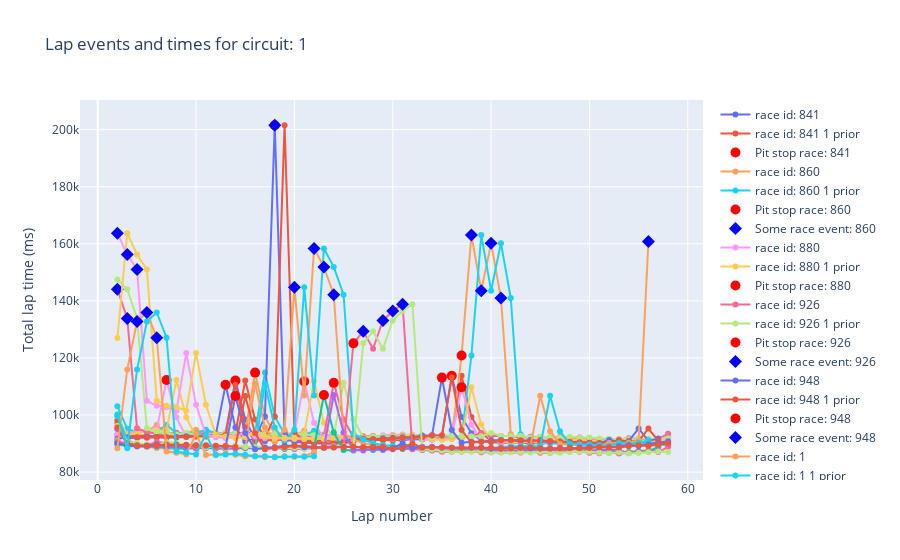

Source (notebook cell):
### Code cell
circuit_id = 1

lap_times_selected_driver_circuit = master_lap_time_data[
    master_lap_time_data["circuitId"] == circuit_id
]
list_race_id = lap_times_selected_driver_circuit["raceId"].unique().tolist()
fig = go.Figure()


for race_id in list_race_id:

    lap_times_race = engineered_lap_times_df[
        engineered_lap_times_df["raceId"] == race_id
    ]

    fig.add_trace(
        go.Scatter(
            x=lap_times_race["lap"],
            y=lap_times_race["milliseconds"],
            mode="lines+markers",
            name=f"race id: {race_id}",
        )
    )

    fig.add_trace(
        go.Scatter(
            x=lap_times_race["lap"],
            y=lap_times_race["milliseconds_1_prior"],
            mode="lines+markers",
            name=f"race id: {race_id} 1 prior",
        )
    )

    condition = lap_times_race["isPitStop"].astype(bool)

    fig.add_trace(
        go.Scatter(
            x=lap_times_race.loc[condition, "lap"],
            y=lap_times_race.loc[condition, "milliseconds"],
            mode="markers",
            marker=dict(color="red", size=10, symbol="circle"),
            name=f"Pit stop race: {race_id}",
        )
    )

    condition = lap_times_race["isRaceFlag"].astype(bool)

    fig.add_trace(
        go.Scatter(
            x=lap_times_race.loc[condition, "lap"],
            y=lap_times_race.loc[condition, "milliseconds"],
            mode="markers",
            marker=dict(color="blue", size=10, symbol="diamond"),
            name=f"Some race event: {race_id}",
        )
    )

    fig.update_layout(
        title=f"Lap events and times for circuit: {circuit_id}",
        xaxis_title="Lap number",
        yaxis_title="Total lap time (ms)",
    )
fig.show()
